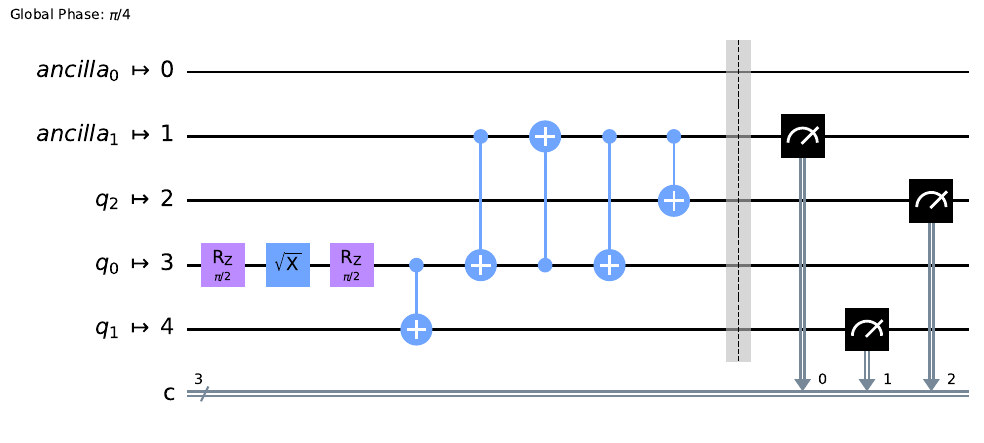

This figure's Python source:
from qiskit import QuantumCircuit, transpile
from qiskit.providers.fake_provider import FakeVigo
backend = FakeVigo()

qc = QuantumCircuit(3, 3)
qc.h(0)
qc.cx(0,range(1,3))
qc.barrier()
qc.measure(range(3), range(3))
qc = transpile(qc, backend, initial_layout=[3, 4, 2])

# ------------------------------------------------------------------------------

# Draw
qc.draw(output='text', filename='lpq-fixed.txt', justify='left')
qc.draw(output='latex_source', filename='lpq-fixed.tex', justify='left')
qc.draw(output='mpl', filename='lpq-fixed.pdf', justify='left', fold=-1)
qc.draw(output='mpl', filename='lpq-fixed-folded.pdf', justify='left')

from qiskit.visualization import plot_circuit_layout
fig = plot_circuit_layout(qc, backend, view='virtual')
fig.savefig('lpq-fixed-virtual-circuit.pdf')
fig = plot_circuit_layout(qc, backend, view='physical')
fig.savefig('lpq-fixed-physical-circuit.pdf')

from quantum_circuit_to_binary_matrix import Justify, qc2matrix
qc2matrix(qc, Justify.left, 'lpq-fixed.csv')
